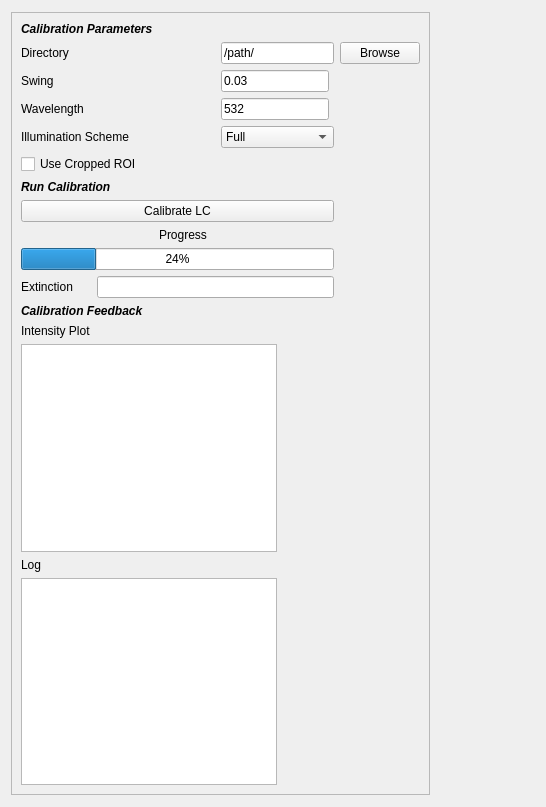
<?xml version="1.0" encoding="UTF-8"?>
<ui version="4.0">
 <class>Form</class>
 <widget class="QWidget" name="Form">
  <property name="geometry">
   <rect>
    <x>0</x>
    <y>0</y>
    <width>546</width>
    <height>807</height>
   </rect>
  </property>
  <property name="windowTitle">
   <string>Form</string>
  </property>
  <layout class="QVBoxLayout" name="verticalLayout">
   <item alignment="Qt::AlignLeft|Qt::AlignVCenter">
    <widget class="QScrollArea" name="scrollArea">
     <property name="minimumSize">
      <size>
       <width>0</width>
       <height>783</height>
      </size>
     </property>
     <property name="mouseTracking">
      <bool>false</bool>
     </property>
     <property name="verticalScrollBarPolicy">
      <enum>Qt::ScrollBarAsNeeded</enum>
     </property>
     <property name="widgetResizable">
      <bool>true</bool>
     </property>
     <widget class="QWidget" name="scrollAreaWidgetContents">
      <property name="geometry">
       <rect>
        <x>0</x>
        <y>0</y>
        <width>432</width>
        <height>781</height>
       </rect>
      </property>
      <layout class="QGridLayout" name="gridLayout">
       <item row="7" column="4" colspan="2">
        <widget class="QLabel" name="label_calibration_params_2">
         <property name="text">
          <string/>
         </property>
        </widget>
       </item>
       <item row="3" column="3" colspan="2">
        <widget class="QLineEdit" name="le_wavelength">
         <property name="sizePolicy">
          <sizepolicy hsizetype="Fixed" vsizetype="Fixed">
           <horstretch>0</horstretch>
           <verstretch>0</verstretch>
          </sizepolicy>
         </property>
         <property name="text">
          <string>532</string>
         </property>
        </widget>
       </item>
       <item row="4" column="0" colspan="3">
        <widget class="QLabel" name="label_scheme">
         <property name="text">
          <string>Illumination Scheme</string>
         </property>
        </widget>
       </item>
       <item row="0" column="0" colspan="4">
        <widget class="QLabel" name="label_calibration_params">
         <property name="font">
          <font>
           <weight>75</weight>
           <italic>true</italic>
           <bold>true</bold>
          </font>
         </property>
         <property name="text">
          <string>Calibration Parameters</string>
         </property>
        </widget>
       </item>
       <item row="7" column="0" rowspan="2" colspan="5">
        <widget class="QPushButton" name="qbutton_calibrate_lc">
         <property name="sizePolicy">
          <sizepolicy hsizetype="Minimum" vsizetype="Fixed">
           <horstretch>0</horstretch>
           <verstretch>0</verstretch>
          </sizepolicy>
         </property>
         <property name="text">
          <string>Calibrate LC</string>
         </property>
         <property name="autoDefault">
          <bool>false</bool>
         </property>
        </widget>
       </item>
       <item row="12" column="0" colspan="4">
        <widget class="QLabel" name="label_calibration_params_5">
         <property name="font">
          <font>
           <weight>75</weight>
           <italic>true</italic>
           <bold>true</bold>
          </font>
         </property>
         <property name="text">
          <string>Calibration Feedback</string>
         </property>
        </widget>
       </item>
       <item row="2" column="0" colspan="2">
        <widget class="QLabel" name="label_swing">
         <property name="text">
          <string>Swing</string>
         </property>
        </widget>
       </item>
       <item row="15" column="0" colspan="4">
        <widget class="QGraphicsView" name="plot_window"/>
       </item>
       <item row="17" column="0" colspan="4">
        <widget class="QGraphicsView" name="plot_window_2"/>
       </item>
       <item row="1" column="5">
        <widget class="QPushButton" name="pushButton">
         <property name="autoFillBackground">
          <bool>false</bool>
         </property>
         <property name="text">
          <string>Browse</string>
         </property>
         <property name="checkable">
          <bool>false</bool>
         </property>
         <property name="default">
          <bool>false</bool>
         </property>
        </widget>
       </item>
       <item row="1" column="3" colspan="2">
        <widget class="QLineEdit" name="lineEdit">
         <property name="text">
          <string>/path/</string>
         </property>
        </widget>
       </item>
       <item row="11" column="0">
        <widget class="QLabel" name="label_extinction">
         <property name="text">
          <string>Extinction</string>
         </property>
        </widget>
       </item>
       <item row="10" column="0" colspan="5">
        <widget class="QProgressBar" name="progressBar">
         <property name="value">
          <number>24</number>
         </property>
        </widget>
       </item>
       <item row="2" column="3" colspan="2">
        <widget class="QLineEdit" name="le_swing">
         <property name="sizePolicy">
          <sizepolicy hsizetype="Fixed" vsizetype="Fixed">
           <horstretch>0</horstretch>
           <verstretch>0</verstretch>
          </sizepolicy>
         </property>
         <property name="text">
          <string>0.03</string>
         </property>
        </widget>
       </item>
       <item row="3" column="0" colspan="2">
        <widget class="QLabel" name="label_wavelength">
         <property name="text">
          <string>Wavelength</string>
         </property>
        </widget>
       </item>
       <item row="5" column="0" colspan="3">
        <widget class="QCheckBox" name="checkBox">
         <property name="text">
          <string>Use Cropped ROI</string>
         </property>
        </widget>
       </item>
       <item row="9" column="2" colspan="2">
        <widget class="QLabel" name="label_progress">
         <property name="text">
          <string>Progress</string>
         </property>
        </widget>
       </item>
       <item row="11" column="1" colspan="4">
        <widget class="QLineEdit" name="le_extinction">
         <property name="sizePolicy">
          <sizepolicy hsizetype="Minimum" vsizetype="Fixed">
           <horstretch>0</horstretch>
           <verstretch>0</verstretch>
          </sizepolicy>
         </property>
         <property name="readOnly">
          <bool>true</bool>
         </property>
        </widget>
       </item>
       <item row="1" column="0">
        <widget class="QLabel" name="label_dir">
         <property name="text">
          <string>Directory</string>
         </property>
        </widget>
       </item>
       <item row="16" column="0">
        <widget class="QLabel" name="label_inten_plot_2">
         <property name="text">
          <string>Log</string>
         </property>
        </widget>
       </item>
       <item row="6" column="0" colspan="4">
        <widget class="QLabel" name="label_calibration_params_4">
         <property name="font">
          <font>
           <weight>75</weight>
           <italic>true</italic>
           <bold>true</bold>
          </font>
         </property>
         <property name="text">
          <string>Run Calibration</string>
         </property>
        </widget>
       </item>
       <item row="14" column="0">
        <widget class="QLabel" name="label_inten_plot">
         <property name="text">
          <string>Intensity Plot</string>
         </property>
        </widget>
       </item>
       <item row="4" column="3" colspan="2">
        <widget class="QComboBox" name="cb_calibration_mode">
         <item>
          <property name="text">
           <string>Full</string>
          </property>
         </item>
         <item>
          <property name="text">
           <string>Coarse</string>
          </property>
         </item>
         <item>
          <property name="text">
           <string>Fine</string>
          </property>
         </item>
        </widget>
       </item>
      </layout>
     </widget>
    </widget>
   </item>
  </layout>
 </widget>
 <resources/>
 <connections/>
</ui>
